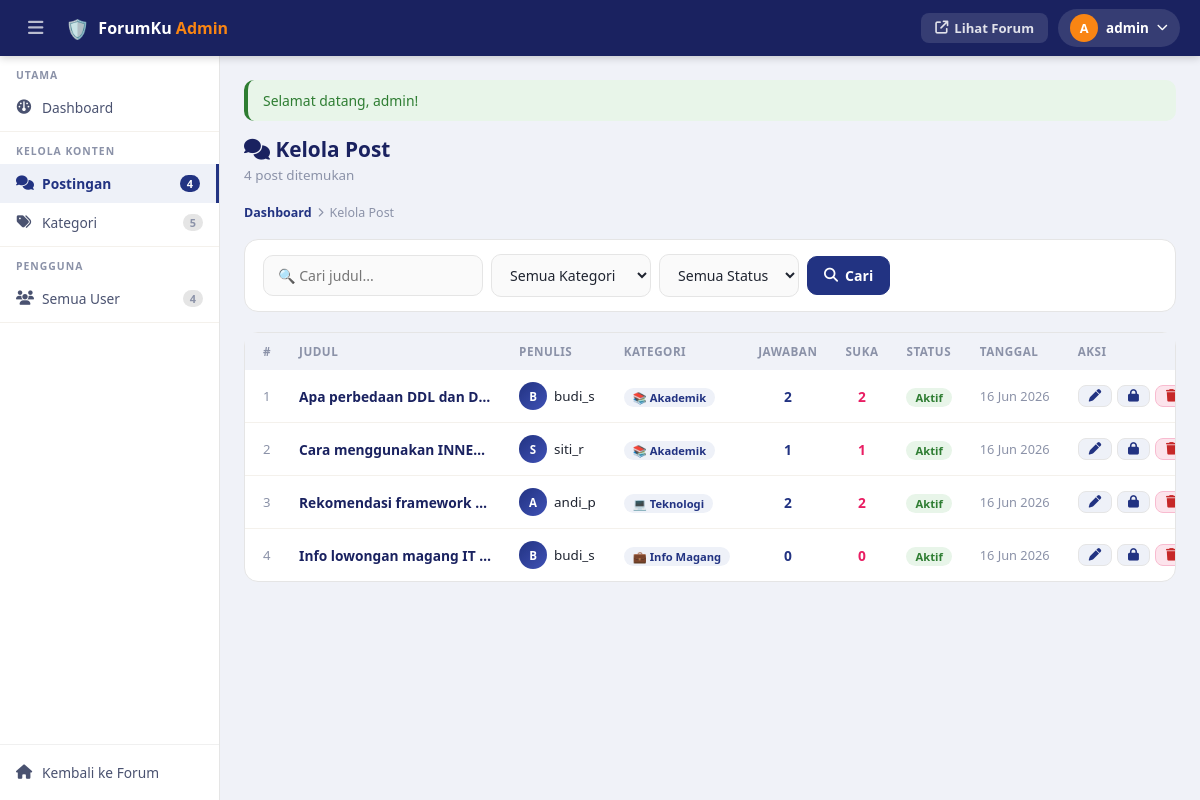
The app's page /admin/posts.php (signed in) with its own data.
### tables this page shows
CREATE TABLE tb_postingan (
    id_post INT AUTO_INCREMENT PRIMARY KEY,
    id_user INT NOT NULL,
    id_kategori INT NOT NULL,
    judul VARCHAR(200) NOT NULL,
    isi_pertanyaan TEXT NOT NULL,
    status ENUM('open','closed') DEFAULT 'open',
    tgl_posting DATETIME DEFAULT CURRENT_TIMESTAMP,
    tgl_edit DATETIME NULL,
    FOREIGN KEY (id_user) REFERENCES tb_user(id_user) ON DELETE CASCADE,
    FOREIGN KEY (id_kategori) REFERENCES tb_kategori(id_kategori) ON DELETE RESTRICT
);

CREATE TABLE tb_user (
    id_user INT AUTO_INCREMENT PRIMARY KEY,
    username VARCHAR(50) NOT NULL UNIQUE,
    email VARCHAR(100) NOT NULL UNIQUE,
    password VARCHAR(255) NOT NULL,
    role ENUM('user','admin') DEFAULT 'user',
    tgl_daftar DATETIME DEFAULT CURRENT_TIMESTAMP
);

CREATE TABLE tb_kategori (
    id_kategori INT AUTO_INCREMENT PRIMARY KEY,
    nama_kategori VARCHAR(50) NOT NULL UNIQUE,
    deskripsi TEXT,
    icon VARCHAR(10) DEFAULT '📁'
);

### config/db.php (called while the page is built, shortened)
<?php
function clean($d)
{
    return htmlspecialchars(strip_tags(trim($d)));
}
function getInitial($u)
{
    return strtoupper(substr($u, 0, 1));
}

### admin/posts.php (the view, shortened to what this page needs)
<?php
require_once $_SERVER['DOCUMENT_ROOT'].'/forum_diskusi/config/db.php';
$search = isset($_GET['q'])?trim($_GET['q']):'';
$where  = '1=1';
$posts = mysqli_query($conn,
  "SELECT p.*,u.username,k.nama_kategori,k.icon,
   (SELECT COUNT(*) FROM tb_komentar WHERE id_post=p.id_post) tc,
   (SELECT COUNT(*) FROM tb_like WHERE id_post=p.id_post) tl
   FROM tb_postingan p
   JOIN tb_user u ON u.id_user=p.id_user
   JOIN tb_kategori k ON k.id_kategori=p.id_kategori
   WHERE $where ORDER BY p.tgl_posting DESC");
$total_rows = mysqli_num_rows($posts);
require_once $_SERVER['DOCUMENT_ROOT'].'/forum_diskusi/includes/admin_header.php';
?>
<div class="admin-page-header">
  <div>
    <h1><i class="fa fa-comments"></i> Kelola Post</h1>
    <p><?= $total_rows ?> post ditemukan</p>
  </div>
</div>
<div class="admin-breadcrumb">
  <a href="<?= BASE_URL ?>/admin/index.php">Dashboard</a>
  <i class="fa fa-chevron-right" style="font-size:.6rem;"></i>
  <span>Kelola Post</span>
</div>
<div class="admin-card" style="padding:14px 18px;">
  <form method="GET" style="display:flex;gap:8px;flex-wrap:wrap;align-items:center;">
    <input type="text" name="q" class="form-control" style="max-width:220px;" placeholder="&#128269; Cari judul..." value="<?= clean($search) ?>">
    <select name="kat" class="form-control" style="max-width:160px;">
      <option value="">Semua Kategori</option>
    </select>
    <select name="status" class="form-control" style="max-width:140px;">
      <option value="">Semua Status</option>
    </select>
    <button type="submit" class="btn btn-primary" style="padding:9px 16px;"><i class="fa fa-magnifying-glass"></i> Cari</button>
  </form>
</div>
<div class="admin-card" style="padding:0;">
  <div class="admin-table-wrap">
    <table class="admin-table">
      <thead>
        <tr>
          <th style="padding-left:18px;">#</th>
          <th>Judul</th>
          <th>Penulis</th>
          <th>Kategori</th>
          <th>Jawaban</th>
          <th>Suka</th>
          <th>Status</th>
          <th>Tanggal</th>
          <th>Aksi</th>
        </tr>
      </thead>
      <tbody>
      <?php $no=1; while($p=mysqli_fetch_assoc($posts)): ?>
      <tr>
        <td style="padding-left:18px;color:#8B92A8;font-size:.82rem;"><?= $no++ ?></td>
        <td style="max-width:220px;">
          <a href="<?= BASE_URL ?>/post/detail.php?id=<?= $p['id_post'] ?>" style="font-weight:600;color:#1a2260;font-size:.86rem;display:block;white-space:nowrap;overflow:hidden;text-overflow:ellipsis;" target="_blank">
            <?= clean($p['judul']) ?>
          </a>
        </td>
        <td>
          <div style="display:flex;align-items:center;gap:7px;">
            <div style="width:28px;height:28px;min-width:28px;background:linear-gradient(135deg,#223382,#3f51b5);color:#fff;border-radius:50%;display:flex;align-items:center;justify-content:center;font-weight:800;font-size:.72rem;"><?= getInitial($p['username']) ?></div>
            <span style="font-size:.84rem;"><?= clean($p['username']) ?></span>
          </div>
        </td>
        <td><span class="badge-kategori"><?= $p['icon'] ?> <?= clean($p['nama_kategori']) ?></span></td>
        <td style="font-weight:700;color:#223382;text-align:center;"><?= $p['tc'] ?></td>
        <td style="font-weight:700;color:#e91e63;text-align:center;"><?= $p['tl'] ?></td>
        <td><span class="badge-status-<?= $p['status'] ?>"><?= $p['status']==='open'?'Aktif':'Selesai' ?></span></td>
        <td style="font-size:.8rem;color:#8B92A8;white-space:nowrap;"><?= date('d M Y',strtotime($p['tgl_posting'])) ?></td>
        <td>
          <div style="display:flex;gap:5px;">
            <a href="<?= BASE_URL ?>/post/edit.php?id=<?= $p['id_post'] ?>" class="btn-sm" title="Edit"><i class="fa fa-pen"></i></a>
            <a href="?toggle=<?= $p['id_post'] ?>" class="btn-sm" title="<?= $p['status']==='open'?'Tutup':'Buka' ?>" onclick="return confirm('Ubah status post?')">
              <i class="fa fa-<?= $p['status']==='open'?'lock':'lock-open' ?>"></i>
            </a>
            <a href="?del=<?= $p['id_post'] ?>" class="btn-sm danger" title="Hapus" onclick="return confirmDelete('Hapus post ini? Semua komentar juga akan terhapus.')"><i class="fa fa-trash"></i></a>
          </div>
        </td>
      </tr>
      <?php endwhile; ?>
      </tbody>
    </table>
  </div>
</div>
<?php require_once $_SERVER['DOCUMENT_ROOT'].'/forum_diskusi/includes/admin_footer.php'; ?>

### assets/css/style.css (style rules this page uses)
html { overflow-y: scroll; }
*, *::before, *::after { box-sizing: border-box; margin: 0; padding: 0; }
body { font-family: 'Segoe UI', system-ui, -apple-system, sans-serif; background: #F4F1EC; color: #1F2430; font-size: 0.92rem; min-height: 100vh; }
a { text-decoration: none; color: inherit; }
.badge-kategori { background:#EEF1F8;color:#223382;font-size:.7rem;font-weight:600;padding:2px 9px;border-radius:12px;white-space:nowrap; }
.badge-status-open { background:#E8F5E9;color:#2e7d32;font-size:.7rem;font-weight:600;padding:2px 9px;border-radius:12px;white-space:nowrap; }
.btn { display:inline-flex;align-items:center;gap:7px;padding:9px 18px;border-radius:10px;font-size:.88rem;font-weight:600;cursor:pointer;border:1.5px solid transparent;transition:all .15s;font-family:inherit;white-space:nowrap;text-decoration:none; }
.btn-primary { background:#223382;color:#fff;border-color:#223382; }
.btn-sm { display:inline-flex;align-items:center;gap:4px;padding:4px 10px;border-radius:8px;font-size:.78rem;font-weight:600;cursor:pointer;background:#EEF1F8;color:#223382;border:1px solid #E5E5E5;transition:background .15s;white-space:nowrap;font-family:inherit;text-decoration:none; }
.btn-sm.danger { background:#fce4ec;color:#c62828;border-color:#f8bbd0; }
.form-control { width:100%;padding:10px 14px;border:1.5px solid #E5E5E5;border-radius:10px;font-size:.88rem;color:#1F2430;background:#FAFAFA;transition:border-color .2s,box-shadow .2s;font-family:inherit; }
select.form-control { cursor:pointer; }

### assets/css/admin.css (style rules this page uses)
.admin-body { background: #F0F2F8; margin: 0; font-family: 'Segoe UI', system-ui, sans-serif; }
.admin-page-header { display: flex; align-items: center; justify-content: space-between; margin-bottom: 20px; flex-wrap: wrap; gap: 12px; }
.admin-page-header h1 { font-size: 1.3rem; font-weight: 800; color: #1a2260; margin: 0; }
.admin-page-header p { font-size: .84rem; color: #8B92A8; margin: 3px 0 0; }
.admin-breadcrumb { font-size: .78rem; color: #8B92A8; margin-bottom: 18px; display: flex; align-items: center; gap: 6px; }
.admin-breadcrumb a { color: #223382; text-decoration: none; font-weight: 600; }
.admin-card { background: #fff; border: 1px solid #E5E5E5; border-radius: 14px; padding: 20px; margin-bottom: 20px; }
.admin-table-wrap { overflow-x: auto; border-radius: 0 0 14px 14px; }
.admin-table { width: 100%; border-collapse: collapse; }
.admin-table thead tr { background: #F0F2F8; }
.admin-table th { padding: 11px 14px; font-size: .73rem; font-weight: 700; color: #8B92A8; text-transform: uppercase; letter-spacing: .5px; text-align: left; white-space: nowrap; }
.admin-table td { padding: 12px 14px; border-bottom: 1px solid #F4F1EC; vertical-align: middle; font-size: .86rem; }
.admin-table tbody tr:last-child td { border-bottom: none; }

### records on screen
tb_postingan: judul "Apa perbedaan DDL dan D…", id_user.username "B", id_user.username "budi_s", id_kategori.icon "📚", id_kategori.nama_kategori "Akademik", tc "2", tl "2", status "Aktif", tgl_posting "16 Jun 2026"
tb_postingan: judul "Cara menggunakan INNE…", id_user.username "S", id_user.username "siti_r", id_kategori.icon "📚", id_kategori.nama_kategori "Akademik", tc "1", tl "1", status "Aktif", tgl_posting "16 Jun 2026"
tb_postingan: judul "Rekomendasi framework…", id_user.username "A", id_user.username "andi_p", id_kategori.icon "💻", id_kategori.nama_kategori "Teknologi", tc "2", tl "2", status "Aktif", tgl_posting "16 Jun 2026"
tb_postingan: judul "Info lowongan magang IT…", id_user.username "B", id_user.username "budi_s", id_kategori.icon "💼", id_kategori.nama_kategori "Info Magang", tc "0", tl "0", status "Aktif", tgl_posting "16 Jun 2026"

### other values on screen
getInitial($_SESSION['username']) "A"
$_SESSION['username'] "admin"
$total_post "4"
$total_kat "5"
$total_user "4"
$_SESSION['msg'] "Selamat datang, admin!"
$total_rows "4"
